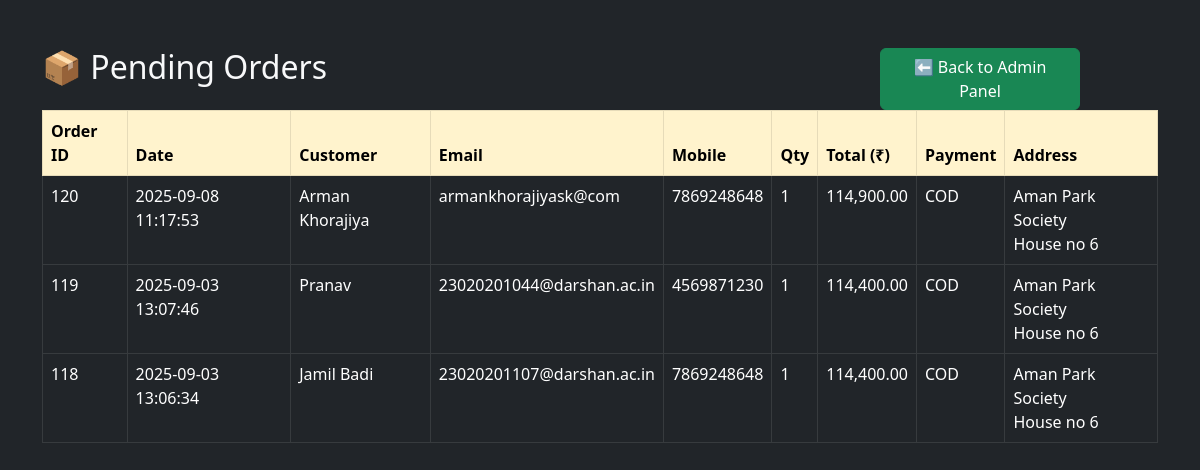
/Admin/pending_orders.php, run on the app's committed database.
### tables this page shows
CREATE TABLE `order_master` (
  `order_id` int(11) NOT NULL,
  `user_id` int(11) NOT NULL,
  `total_amount` decimal(10,2) NOT NULL,
  `order_status` varchar(50) DEFAULT 'Pending',
  `order_date` datetime DEFAULT current_timestamp(),
  `delivery_address` varchar(255) DEFAULT NULL,
  `payment_mode` varchar(20) DEFAULT 'COD',
  `full_name` text NOT NULL,
  `user_email` varchar(100) NOT NULL,
  `user_mobile_no` bigint(10) NOT NULL,
  `total_quantity` int(11) DEFAULT 0,
  `coupon_code` varchar(50) DEFAULT NULL,
  `discount_amount` decimal(10,2) DEFAULT 0.00,
  `customer_name` varchar(255) DEFAULT NULL,
  `customer_email` varchar(255) DEFAULT NULL,
  `customer_mobile` varchar(20) DEFAULT NULL
);

### Admin/pending_orders.php (the view, shortened to what this page needs)
<?php
$conn = new mysqli("localhost", "root", "", "laptop_store");
$sql = "
    SELECT o.order_id, o.order_date, o.total_amount, o.total_quantity, o.payment_mode,
           o.full_name, o.user_email, o.user_mobile_no, o.delivery_address
    FROM order_master o
    WHERE o.order_status = 'Pending'
    ORDER BY o.order_date DESC
";
$result = $conn->query($sql);
?>
<!DOCTYPE html>
<html lang="en">
<head>
    <link href="https://cdn.jsdelivr.net/npm/bootstrap@5.3.0/dist/css/bootstrap.min.css" rel="stylesheet">
</head>
<body class="bg-dark text-light">
<div class="container mt-5">
    <div style="position: absolute; top: 2; right: 120px;">
        <a href="index.php" class="btn btn-success">⬅ Back to Admin Panel</a>
    </div>
    <h2 class="mb-4">📦 Pending Orders</h2>
    <table class="table table-bordered table-dark table-hover">
        <thead class="table-warning text-dark">
            <tr>
                <th>Order ID</th>
                <th>Date</th>
                <th>Customer</th>
                <th>Email</th>
                <th>Mobile</th>
                <th>Qty</th>
                <th>Total (₹)</th>
                <th>Payment</th>
                <th>Address</th>
            </tr>
        </thead>
        <tbody>
        <?php while($row = $result->fetch_assoc()): ?>
            <tr>
                <td><?= $row['order_id'] ?></td>
                <td><?= $row['order_date'] ?></td>
                <td><?= htmlspecialchars($row['full_name']) ?></td>
                <td><?= $row['user_email'] ?></td>
                <td><?= $row['user_mobile_no'] ?></td>
                <td><?= $row['total_quantity'] ?></td>
                <td><?= number_format($row['total_amount'], 2) ?></td>
                <td><?= $row['payment_mode'] ?></td>
                <td><?= nl2br(htmlspecialchars($row['delivery_address'])) ?></td>
            </tr>
        <?php endwhile; ?>
        </tbody>
    </table>
</div>
</body>
</html>

### Admin/pending_orders.php (style rules this page uses)
.btn-success, .btn-danger { width: 200px; }

### data on the page
order_master: order_id "120", order_date "2025-09-08 11:17:53", full_name "Arman Khorajiya", user_email "armankhorajiyask@com", user_mobile_no "7869248648", total_quantity "1", total_amount "114,900.00", payment_mode "COD", delivery_address "Aman Park Society House no 6"
order_master: order_id "119", order_date "2025-09-03 13:07:46", full_name "Pranav", user_email "23020201044@darshan.ac.in", user_mobile_no "4569871230", total_quantity "1", total_amount "114,400.00", payment_mode "COD", delivery_address "Aman Park Society House no 6"
order_master: order_id "118", order_date "2025-09-03 13:06:34", full_name "Jamil Badi", user_email "23020201107@darshan.ac.in", user_mobile_no "7869248648", total_quantity "1", total_amount "114,400.00", payment_mode "COD", delivery_address "Aman Park Society House no 6"
